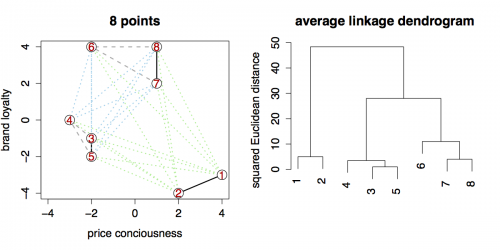

Generate this figure with R:
# clear cache and close windows
graphics.off()
rm(list=ls(all=TRUE))

# define eight points
eight = cbind(c(-3,-2,-2,-2,1,1,2,4),c(0,4,-1,-2,4,2,-4,-3))
eight = eight[c(8,7,3,1,4,2,6,5),]
dev.new()
# plot eight points using average linkage
par(mfrow = c(1, 2))
plot(eight,type="n", xlab="price conciousness",ylab="brand loyalty",main="8 points", xlim=c(-4,4))

# agglomarate first two nearest points
segments(eight[5,1],eight[5,2 ],eight[3,1 ],eight[3,2],lwd=2,"black")
# add third point via average
segments(eight[3,1],eight[3,2 ],eight[4,1 ],eight[4,2],lwd=2,lty=2,col="darkgrey")
segments(eight[5,1],eight[5,2 ],eight[4,1 ],eight[4,2],lwd=2,lty=2,col="darkgrey")
# agglomerate second two nearest points
segments(eight[7,1],eight[7,2 ],eight[8,1 ],eight[8,2],lwd=2,"black")
# agglomarate third two nearest points
segments(eight[1,1],eight[1,2 ],eight[2,1 ],eight[2,2],lwd=2,"black")
# add point six to second subcluster via average
segments(eight[8,1],eight[8,2 ],eight[6,1 ],eight[6,2],lwd=2,lty=2,col="darkgrey")
segments(eight[7,1],eight[7,2 ],eight[6,1 ],eight[6,2],lwd=2,lty=2,col="darkgrey")

# compute subcluster between 345 and 678 via average
segments(eight[4,1],eight[4,2],eight[6,1],eight[6,2],lwd=2,lty=3,col="skyblue")
segments(eight[4,1],eight[4,2],eight[8,1],eight[8,2],lwd=2,lty=3,col="skyblue")
segments(eight[4,1],eight[4,2],eight[7,1],eight[7,2],lwd=2,lty=3,col="skyblue")
segments(eight[3,1],eight[3,2],eight[6,1],eight[6,2],lwd=2,lty=3,col="skyblue")
segments(eight[3,1],eight[3,2],eight[7,1],eight[7,2],lwd=2,lty=3,col="skyblue")
segments(eight[3,1],eight[3,2],eight[8,1],eight[8,2],lwd=2,lty=3,col="skyblue")
segments(eight[5,1],eight[5,2],eight[6,1],eight[6,2],lwd=2,lty=3,col="skyblue")
segments(eight[5,1],eight[5,2],eight[7,1],eight[7,2],lwd=2,lty=3,col="skyblue")
segments(eight[5,1],eight[5,2],eight[8,1],eight[8,2],lwd=2,lty=3,col="skyblue")

# compute in case of merging of two last clusters:
segments(eight[2,1],eight[2,2 ],eight[6,1 ],eight[6,2],lwd=2,lty=3,col="lightgreen")
segments(eight[2,1],eight[2,2 ],eight[4,1 ],eight[4,2],lwd=2,lty=3,col="lightgreen")
segments(eight[2,1],eight[2,2 ],eight[5,1 ],eight[5,2],lwd=2,lty=3,col="lightgreen")
segments(eight[2,1],eight[2,2 ],eight[7,1 ],eight[7,2],lwd=2,lty=3,col="lightgreen")
segments(eight[2,1],eight[2,2 ],eight[8,1 ],eight[8,2],lwd=2,lty=3,col="lightgreen")
segments(eight[2,1],eight[2,2 ],eight[3,1 ],eight[3,2],lwd=2,lty=3,col="lightgreen")
segments(eight[1,1],eight[1,2 ],eight[6,1 ],eight[6,2],lwd=2,lty=3,col="lightgreen")
segments(eight[1,1],eight[1,2 ],eight[4,1 ],eight[4,2],lwd=2,lty=3,col="lightgreen")
segments(eight[1,1],eight[1,2 ],eight[5,1 ],eight[5,2],lwd=2,lty=3,col="lightgreen")
segments(eight[1,1],eight[1,2 ],eight[7,1 ],eight[7,2],lwd=2,lty=3,col="lightgreen")
segments(eight[1,1],eight[1,2 ],eight[8,1 ],eight[8,2],lwd=2,lty=3,col="lightgreen")
segments(eight[1,1],eight[1,2 ],eight[3,1 ],eight[3,2],lwd=2,lty=3,col="lightgreen")

points(eight, pch=21, cex=2.6, bg="white")
text(eight,as.character(1:8),col="red3", cex=1)

plot(hclust(dist(eight,method="euclidean")^2,method="average"),ylab="squared Euclidean distance",sub="",xlab="",main="average linkage dendrogram") 
